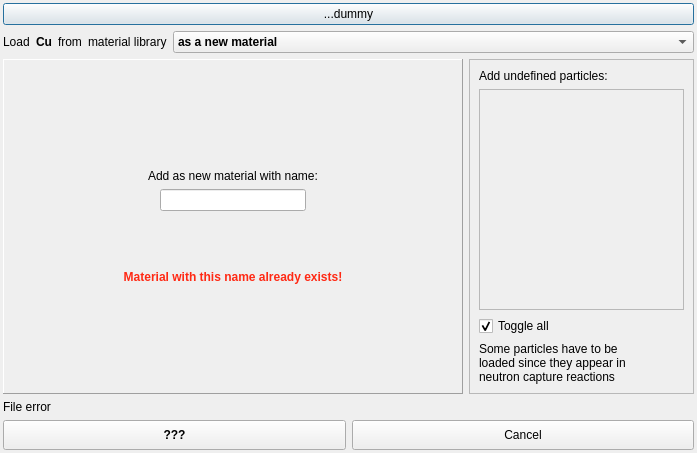
<?xml version="1.0" encoding="UTF-8"?>
<ui version="4.0">
 <class>AMaterialLoaderDialog</class>
 <widget class="QDialog" name="AMaterialLoaderDialog">
  <property name="geometry">
   <rect>
    <x>0</x>
    <y>0</y>
    <width>697</width>
    <height>453</height>
   </rect>
  </property>
  <property name="windowTitle">
   <string>Load/Merge material</string>
  </property>
  <layout class="QVBoxLayout" name="verticalLayout_4">
   <property name="leftMargin">
    <number>3</number>
   </property>
   <property name="topMargin">
    <number>3</number>
   </property>
   <property name="rightMargin">
    <number>3</number>
   </property>
   <property name="bottomMargin">
    <number>3</number>
   </property>
   <item>
    <widget class="QPushButton" name="pbDummt">
     <property name="text">
      <string>...dummy</string>
     </property>
    </widget>
   </item>
   <item>
    <layout class="QHBoxLayout" name="horizontalLayout">
     <item>
      <widget class="QLabel" name="label">
       <property name="text">
        <string>Load</string>
       </property>
      </widget>
     </item>
     <item>
      <widget class="QLabel" name="labLibMaterial">
       <property name="font">
        <font>
         <weight>75</weight>
         <bold>true</bold>
        </font>
       </property>
       <property name="text">
        <string>Cu</string>
       </property>
      </widget>
     </item>
     <item>
      <widget class="QLabel" name="label_2">
       <property name="text">
        <string>from</string>
       </property>
      </widget>
     </item>
     <item>
      <widget class="QLabel" name="labFileSource">
       <property name="text">
        <string>material library</string>
       </property>
      </widget>
     </item>
     <item>
      <widget class="QComboBox" name="cobMode">
       <property name="sizePolicy">
        <sizepolicy hsizetype="MinimumExpanding" vsizetype="Fixed">
         <horstretch>0</horstretch>
         <verstretch>0</verstretch>
        </sizepolicy>
       </property>
       <property name="font">
        <font>
         <weight>75</weight>
         <bold>true</bold>
        </font>
       </property>
       <item>
        <property name="text">
         <string>as a new material</string>
        </property>
       </item>
       <item>
        <property name="text">
         <string>and merge with already defined material</string>
        </property>
       </item>
      </widget>
     </item>
    </layout>
   </item>
   <item>
    <layout class="QHBoxLayout" name="horizontalLayout_4">
     <item>
      <widget class="QStackedWidget" name="sw">
       <property name="frameShape">
        <enum>QFrame::Panel</enum>
       </property>
       <property name="frameShadow">
        <enum>QFrame::Raised</enum>
       </property>
       <property name="currentIndex">
        <number>0</number>
       </property>
       <widget class="QWidget" name="page">
        <layout class="QVBoxLayout" name="verticalLayout">
         <item>
          <spacer name="verticalSpacer">
           <property name="orientation">
            <enum>Qt::Vertical</enum>
           </property>
           <property name="sizeHint" stdset="0">
            <size>
             <width>20</width>
             <height>100</height>
            </size>
           </property>
          </spacer>
         </item>
         <item>
          <widget class="QLabel" name="label_3">
           <property name="text">
            <string>Add as new material with name:</string>
           </property>
           <property name="alignment">
            <set>Qt::AlignCenter</set>
           </property>
          </widget>
         </item>
         <item>
          <layout class="QHBoxLayout" name="horizontalLayout_2">
           <item>
            <spacer name="horizontalSpacer_3">
             <property name="orientation">
              <enum>Qt::Horizontal</enum>
             </property>
             <property name="sizeHint" stdset="0">
              <size>
               <width>40</width>
               <height>20</height>
              </size>
             </property>
            </spacer>
           </item>
           <item>
            <widget class="QLineEdit" name="leName"/>
           </item>
           <item>
            <spacer name="horizontalSpacer_2">
             <property name="orientation">
              <enum>Qt::Horizontal</enum>
             </property>
             <property name="sizeHint" stdset="0">
              <size>
               <width>40</width>
               <height>20</height>
              </size>
             </property>
            </spacer>
           </item>
          </layout>
         </item>
         <item>
          <spacer name="verticalSpacer_3">
           <property name="orientation">
            <enum>Qt::Vertical</enum>
           </property>
           <property name="sizeHint" stdset="0">
            <size>
             <width>20</width>
             <height>5</height>
            </size>
           </property>
          </spacer>
         </item>
         <item>
          <widget class="QLabel" name="labAlreadyExists">
           <property name="font">
            <font>
             <weight>75</weight>
             <bold>true</bold>
            </font>
           </property>
           <property name="text">
            <string>&lt;html&gt;&lt;head/&gt;&lt;body&gt;&lt;p&gt;&lt;span style=&quot; color:#ff2914;&quot;&gt;Material with this name already exists!&lt;/span&gt;&lt;/p&gt;&lt;/body&gt;&lt;/html&gt;</string>
           </property>
           <property name="alignment">
            <set>Qt::AlignCenter</set>
           </property>
          </widget>
         </item>
         <item>
          <spacer name="verticalSpacer_2">
           <property name="orientation">
            <enum>Qt::Vertical</enum>
           </property>
           <property name="sizeHint" stdset="0">
            <size>
             <width>20</width>
             <height>100</height>
            </size>
           </property>
          </spacer>
         </item>
        </layout>
       </widget>
       <widget class="QWidget" name="page_2">
        <layout class="QVBoxLayout" name="verticalLayout_3">
         <item>
          <layout class="QHBoxLayout" name="horizontalLayout_5">
           <item>
            <widget class="QLabel" name="label_6">
             <property name="text">
              <string>Merge with:</string>
             </property>
            </widget>
           </item>
           <item>
            <widget class="QComboBox" name="cobMaterial">
             <property name="minimumSize">
              <size>
               <width>200</width>
               <height>0</height>
              </size>
             </property>
             <property name="font">
              <font>
               <weight>75</weight>
               <bold>true</bold>
              </font>
             </property>
            </widget>
           </item>
           <item>
            <spacer name="horizontalSpacer_4">
             <property name="orientation">
              <enum>Qt::Horizontal</enum>
             </property>
             <property name="sizeHint" stdset="0">
              <size>
               <width>40</width>
               <height>20</height>
              </size>
             </property>
            </spacer>
           </item>
          </layout>
         </item>
         <item>
          <widget class="QLabel" name="labSelectProp">
           <property name="text">
            <string>Select properties to override (matching properties not shown):</string>
           </property>
          </widget>
         </item>
         <item>
          <widget class="QLabel" name="labAllMatch">
           <property name="text">
            <string>All properties match!</string>
           </property>
           <property name="alignment">
            <set>Qt::AlignCenter</set>
           </property>
          </widget>
         </item>
         <item>
          <widget class="QListWidget" name="lwProps"/>
         </item>
         <item>
          <widget class="QCheckBox" name="cbToggleAllProps">
           <property name="text">
            <string>Toggle all properties except particle interaction</string>
           </property>
           <property name="checked">
            <bool>true</bool>
           </property>
          </widget>
         </item>
        </layout>
       </widget>
      </widget>
     </item>
     <item>
      <widget class="QFrame" name="frame">
       <property name="maximumSize">
        <size>
         <width>225</width>
         <height>16777215</height>
        </size>
       </property>
       <property name="frameShape">
        <enum>QFrame::StyledPanel</enum>
       </property>
       <property name="frameShadow">
        <enum>QFrame::Raised</enum>
       </property>
       <layout class="QVBoxLayout" name="verticalLayout_2">
        <item>
         <widget class="QLabel" name="label_4">
          <property name="text">
           <string>Add undefined particles:</string>
          </property>
         </widget>
        </item>
        <item>
         <widget class="QScrollArea" name="scrollArea">
          <property name="widgetResizable">
           <bool>true</bool>
          </property>
          <widget class="QWidget" name="scrollAreaWidgetContents">
           <property name="geometry">
            <rect>
             <x>0</x>
             <y>0</y>
             <width>205</width>
             <height>197</height>
            </rect>
           </property>
          </widget>
         </widget>
        </item>
        <item>
         <widget class="QCheckBox" name="cbToggleAllParticles">
          <property name="text">
           <string>Toggle all</string>
          </property>
          <property name="checked">
           <bool>true</bool>
          </property>
         </widget>
        </item>
        <item>
         <widget class="QLabel" name="labForceByNeutron">
          <property name="text">
           <string>Some particles have to be
loaded since they appear in 
neutron capture reactions</string>
          </property>
         </widget>
        </item>
       </layout>
      </widget>
     </item>
    </layout>
   </item>
   <item>
    <widget class="QLabel" name="labError">
     <property name="text">
      <string>File error</string>
     </property>
    </widget>
   </item>
   <item>
    <layout class="QHBoxLayout" name="horizontalLayout_3">
     <item>
      <widget class="QPushButton" name="pbLoad">
       <property name="minimumSize">
        <size>
         <width>0</width>
         <height>30</height>
        </size>
       </property>
       <property name="font">
        <font>
         <weight>75</weight>
         <bold>true</bold>
        </font>
       </property>
       <property name="text">
        <string>???</string>
       </property>
      </widget>
     </item>
     <item>
      <widget class="QPushButton" name="pbCancel">
       <property name="minimumSize">
        <size>
         <width>0</width>
         <height>30</height>
        </size>
       </property>
       <property name="text">
        <string>Cancel</string>
       </property>
      </widget>
     </item>
    </layout>
   </item>
  </layout>
 </widget>
 <resources/>
 <connections>
  <connection>
   <sender>cobMode</sender>
   <signal>currentIndexChanged(int)</signal>
   <receiver>sw</receiver>
   <slot>setCurrentIndex(int)</slot>
   <hints>
    <hint type="sourcelabel">
     <x>456</x>
     <y>51</y>
    </hint>
    <hint type="destinationlabel">
     <x>412</x>
     <y>90</y>
    </hint>
   </hints>
  </connection>
 </connections>
</ui>
